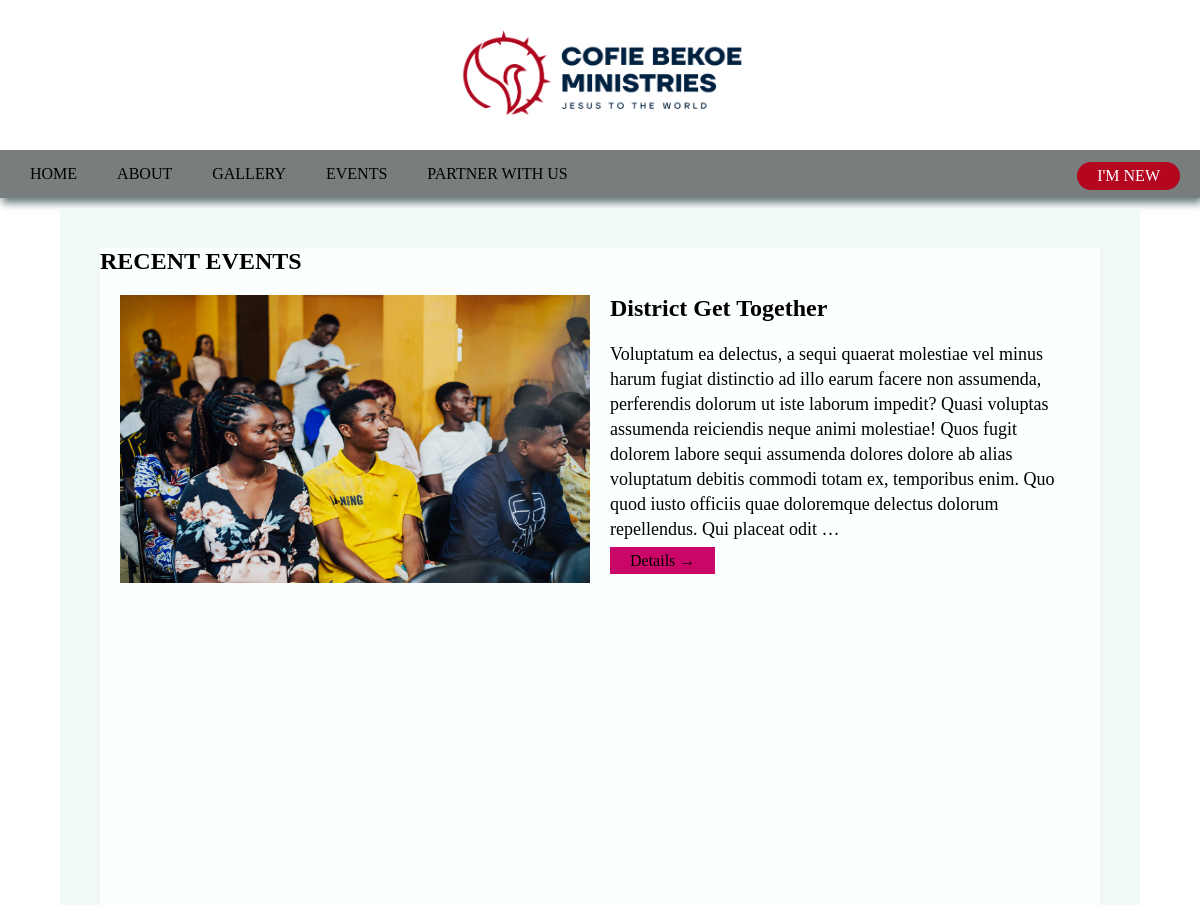
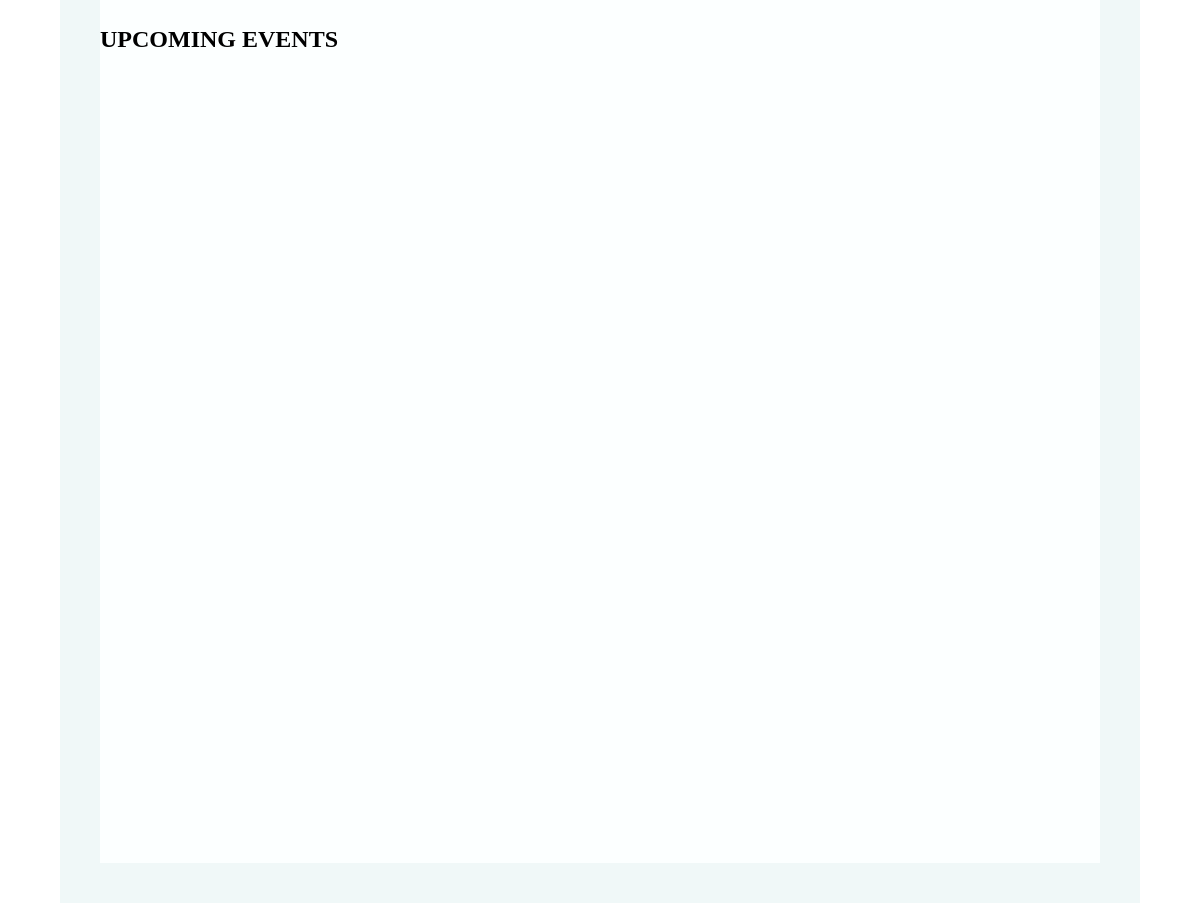
Before: /church/events (upper part) with the older database file (2 pictures, top to bottom).
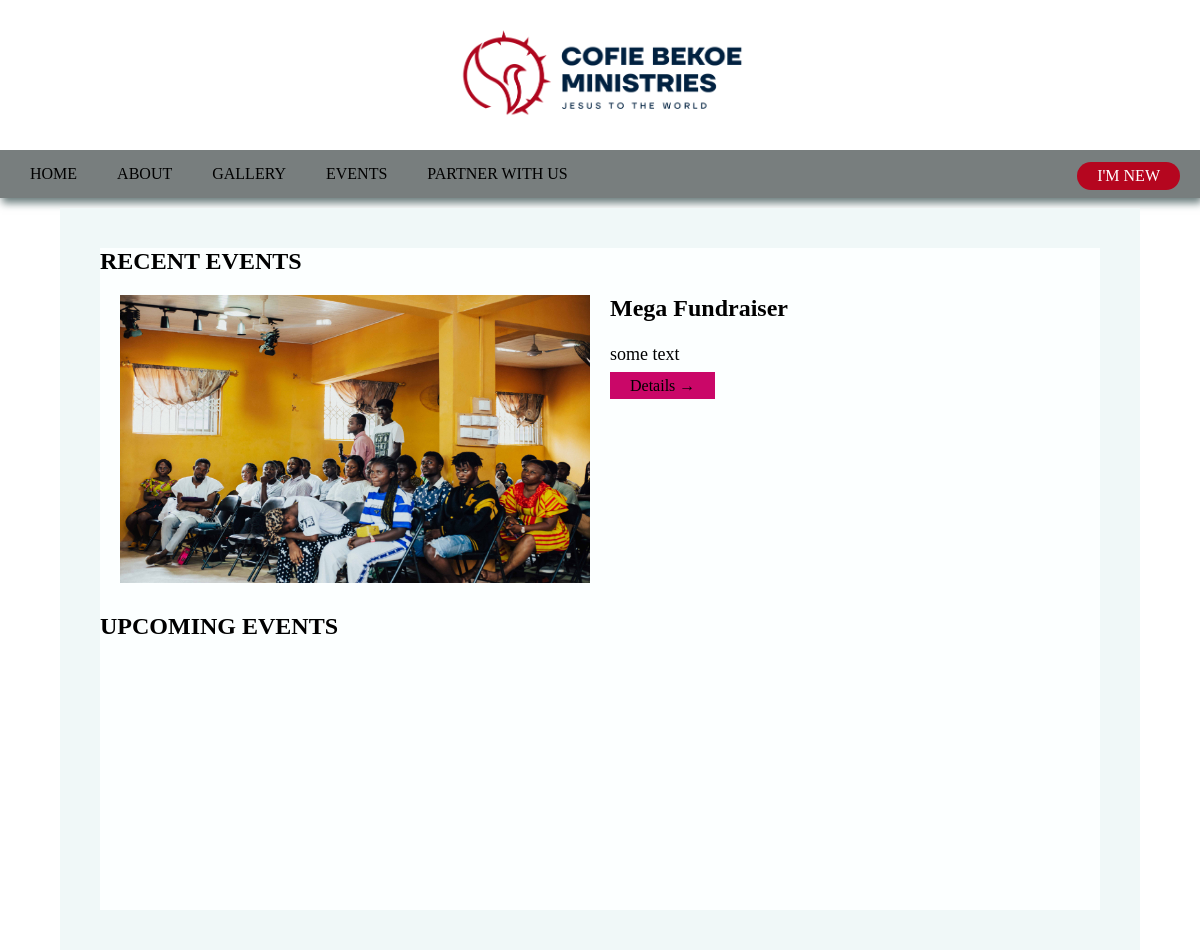
After: the same page with the newer database file.
### churchweb/models.py (models this page shows, shortened)
class RecentEvents(models.Model):
    event = models.ForeignKey(Events, on_delete=models.CASCADE)
    event_details = models.TextField()
    image = models.ImageField(upload_to = "img")
    date = models.DateTimeField(auto_now_add=True)
    class Meta:
        verbose_name = _("Recent Event")
        verbose_name_plural = _("Recent Events")

class Events(models.Model):
    STATUS_CHOICE = (
        ("normal", "N"),
        ("major", "M")
    )
    name = models.CharField(max_length=256)
    event_type=models.CharField(choices=STATUS_CHOICE, max_length=120, default="N")
    event_date = models.DateField()
    rsvp = models.ForeignKey(RSVP, on_delete=models.RESTRICT)
    event_poster = models.ImageField(upload_to = "img")
    time = models.TimeField(blank=True, null=True)
    from_time = models.TimeField(blank=True, null=True)
    to_time = models.TimeField(blank=True, null=True)
    venue = models.CharField(max_length=256)
    status = models.BooleanField(default=False)
    class Meta:
        verbose_name = _("Event")
        verbose_name_plural = _("Events")

### churchweb/views.py (the view)
# urls.py: path('church/events', events, name = 'events' ),
def events(request):
    rsvp = RSVP.objects.all()
    events_ = Events.objects.filter(status=False).order_by("-event_date")
    recents = RecentEvents.objects.all().order_by("-date")[:2]
    context = {
        'events': events_,
        "recents":recents,
    }
    return render(request, 'events.html', context)

### templates/events.html (shortened to what this page needs)
{% extends 'index.html' %}
{% load static %}
    {% block content %}
    <link rel="stylesheet" href="{% static 'css/events.css' %}">
        <main class="events-section" id="main-body">
            <section class="events">
                <h1>RECENT EVENTS</h1>
                <div class="recent-events-session">
                    {% for event_ in recents %}
                    {% if event_ %}
                    <div class="recent-events-one">
                        <img class="fade-in" src="{{event_.image.url}}" alt="event image left">
                        <div class="option-two fade-in">
                            <h1>{{event_.event.name}}</h1>
                            <p>{{event_.event_details | truncatewords:60}}</p>
                            <a href="#">Details &rarr;</a>
                        </div>
                    </div>
                    {% endif %}
                    {% endfor %}
                </div>
                <h1>UPCOMING EVENTS</h1>
                <div class="upcoming-events">
                </div>
            </section>
        </main>
    {% endblock content %}

Changed rows visible on the page:
removed RecentEvents: image (picture), event.name "District Get Together", event_details "Voluptatum ea delectus, a sequi quaerat molestiae vel minus harum fugiat distinctio ad illo earum facere non assumenda, perferendis dolorum ut iste laborum impedit? Quasi voluptas assumenda reiciendis neque animi molestiae! Quos fugit dolorem labore sequi assumenda dolores dolore ab alias voluptatum debitis commodi totam ex, temporibus enim. Quo quod iusto officiis quae doloremque delectus dolorum repellendus. Qui placeat odit …"
added RecentEvents: image (picture), event.name "Mega Fundraiser", event_details "some text"
